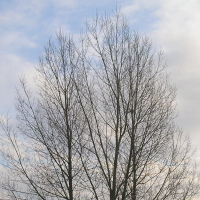
#> input picture Steganalysis/1.png, 200 x 200 px
$ jupyter execute --allow-errors Steganalysis.ipynb
#> lines starting #> are read from the running program, lines starting #| are printed output that depends on the picture
[cell 1]
import pandas
from sklearn import svm, neighbors, ensemble, neural_network, naive_bayes
import matplotlib.pyplot as plt
import cv2
from numpy import std, ptp, median
from scipy.stats import skew, kurtosis, mstats
import eeglib
from sklearn import preprocessing
import pandas as pd

#> (a cell that did not finish here is left out)

[cell 3]
classifier_svm = svm.SVC(kernel = 'linear', C=1, gamma='auto')
#> (the rest of this cell did not finish here and is left out)

#> (a cell that did not finish here is left out)

[cell 5]
classifier_KN = neighbors.KNeighborsClassifier(n_neighbors=7)
#> (the rest of this cell did not finish here and is left out)

#> (a cell that did not finish here is left out)

[cell 7]
classifier_RandF = ensemble.RandomForestClassifier(max_depth=15, n_estimators=200, max_features=4, min_samples_split=4)
#> (the rest of this cell did not finish here and is left out)

#> (a cell that did not finish here is left out)

[cell 9]
classifier_mlp = neural_network.MLPClassifier(alpha=0.001, max_iter=100)
#> (the rest of this cell did not finish here and is left out)

#> (a cell that did not finish here is left out)

[cell 11]
classifier_naiveB = naive_bayes.GaussianNB()
#> (the rest of this cell did not finish here and is left out)

#> (a cell that did not finish here is left out)

[cell 13]
def steg_clean(img_path, classifier):
#> called with img_path = '1.png'
    im = cv2.imread(img_path)
#> im is the input picture: shape (200, 200, 3); mean B, G, R 175.3, 170.2, 168.9
    vals = im.mean(axis=2).flatten()
    b, bins, patches = plt.hist(vals, 255)
#> b = 255 values, max 853 at index 202, min 1 at index 1, mean 156.9; bins = 256 values from 32.67 to 239.7; patches = 255 items
    data = {'Kurtosis' : [kurtosis(b)],
        ' Skewness' : [skew(b)],
        ' Std' : [std(b)],
        ' Range' : [ptp(b)],
        ' Median': [median(b)],
        ' Geometric_Mean': [mstats.gmean(b)],
        ' Mobility': [eeglib.features.hjorthMobility(b)],
        ' Complexity': [eeglib.features.hjorthComplexity(b)]
       }
    df = pd.DataFrame(data)
    print(df)
    testing_data = pd.read_csv('features_test_70000.csv')
    x_test, y_test = testing_data.drop([' Tag'], axis=1), testing_data[' Tag']
    x_test = x_test.append(df, ignore_index=True)

    scaler = preprocessing.MinMaxScaler(feature_range=(0, 1))
    x_test = scaler.fit_transform(x_test)

    return 'Steganography' if classifier.predict([x_test[13999]])[0] == 1 else 'Clean'

steg_clean('1.png', classifier_RandF)
#> (the call stopped at in steg_clean, `data = {'Kurtosis' : [kurtosis(b)], ' Skewness' : [skew(b)], ' Std' : ..`: eeglib is not available in this run)
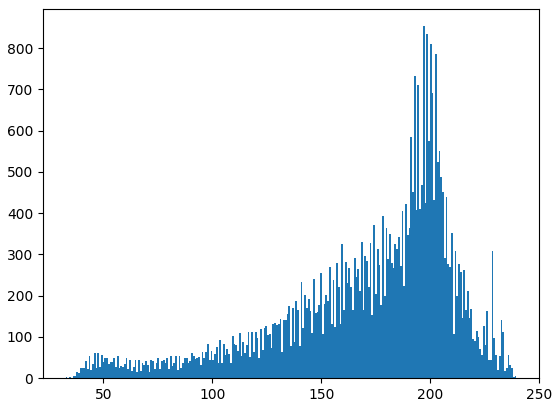
#> figure drawn by matplotlib, 1 panel; tallest bar 853 high, from x = 196.6 to 197.5

[cell 14]
steg_clean('2.jpg', classifier_RandF)
#> call 2 of steg_clean, with img_path = '2.jpg'
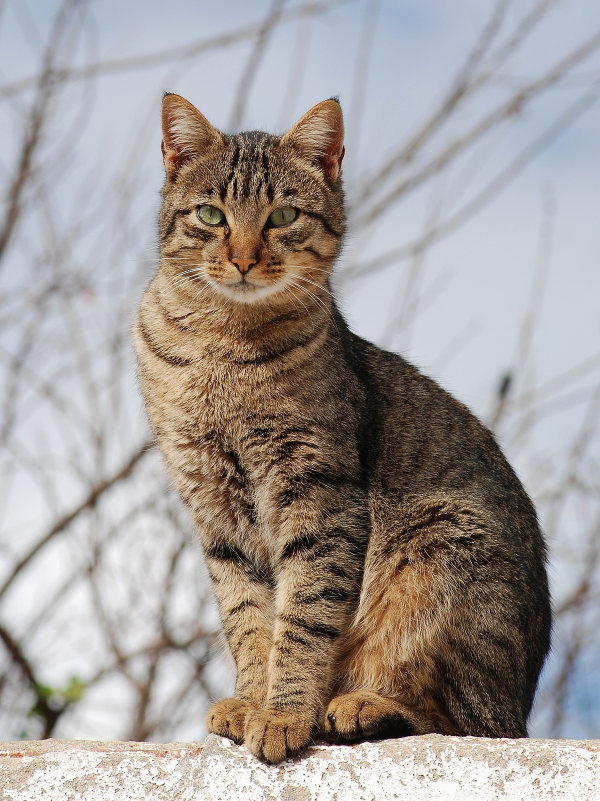
#> input picture Steganalysis/2.jpg, 1200 x 1602 px (shown at 1/2 size)
#> in steg_clean, im is the input picture: shape (1602, 1200, 3); mean B, G, R 150.5, 154.8, 161.7
#> in steg_clean (call 2), `b, bins, patches = plt.hist(vals, 255)`: b = 255 values, max 34556 at index 195, min 75 at index 0, mean 7538.8; bins = 256 values from 0 to 255
#> (the call stopped at in steg_clean, `data = {'Kurtosis' : [kurtosis(b)], ' Skewness' : [skew(b)], ' Std' : ..`: eeglib is not available in this run)
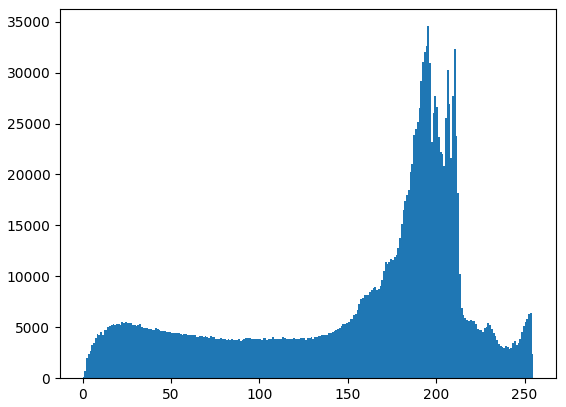
#> figure drawn by matplotlib, 1 panel; tallest bar 34556 high, from x = 195 to 196
